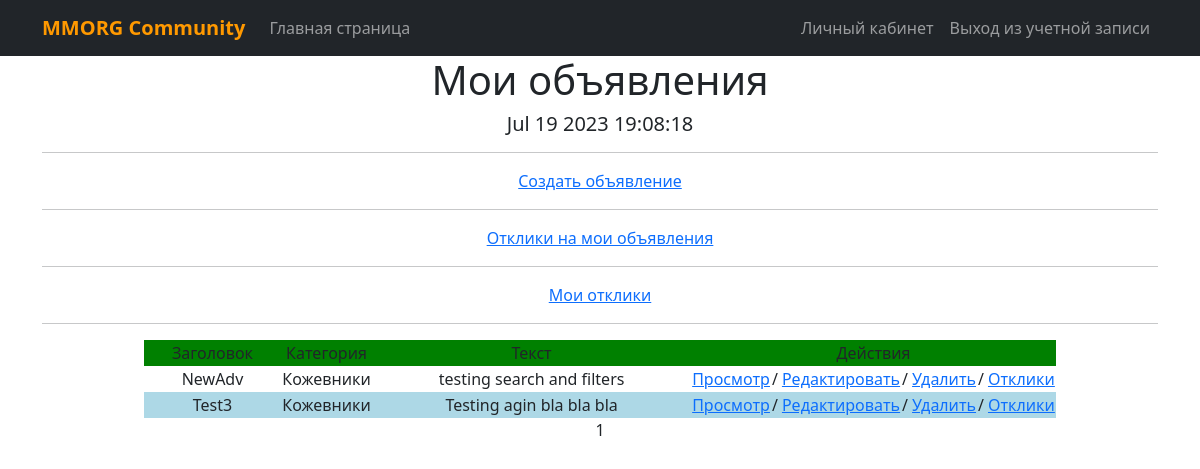
Screenshot of /user/7 (signed in) with the database file from the repository.
### board/models.py (models this page shows, shortened)
class Listing(models.Model):
    author = models.ForeignKey(User, on_delete=models.CASCADE)
    dateCreation = dateCreation = models.DateTimeField(auto_now_add=True)
    CATEGORY_CHOICES = (
        ('tank', 'Танки'),
        ('healer', 'Хилы'),
        ('dd', 'ДД'),
        ('trader', 'Торговцы'),
        ('guild_master', 'Гилдмастеры'),
        ('quest_giver', 'Квестгиверы'),
        ('blacksmith', 'Кузнецы'),
        ('leatherworker', 'Кожевники'),
        ('alchemist', 'Зельевары'),
        ('spellcaster', 'Мастера заклинаний'),
    )
    category = models.CharField(max_length=20, choices=CATEGORY_CHOICES)
    title = models.CharField(max_length=100)
    text = models.TextField()
    image1 = models.ImageField(blank=True)
    image2 = models.ImageField(blank=True)
    def get_category_display_ru(self):
        category_choices = dict(self.CATEGORY_CHOICES)
        return category_choices.get(self.category, '')

### board/views.py (the view)
# urls.py: path('user/<int:pk>', AuthorListings.as_view(), name='author_list'),
class AuthorListings(LoginRequiredMixin, ListingsAll):
    model = Listing
    template_name = 'author_list.html'
    context_object_name = 'listings'
    def get_queryset(self):
        self.author = get_object_or_404(User, id=self.kwargs['pk'])
        queryset = Listing.objects.filter(author=self.author).order_by('-dateCreation')
        return queryset

### board/views.py (called while the page is built)
    def get_context_data(self, **kwargs):
        context = super().get_context_data(**kwargs)
        user = self.request.user
        listings = context['listings']
        has_user_reply = []
        for listing in listings:
            if user.is_authenticated:
                has_user_reply.append({
                    'listing': listing,
                    'has_reply': Reply.objects.filter(listing=listing, author=user).exists()
                })
            else:
                has_user_reply.append({
                    'listing': listing,
                    'has_reply': False
                })
        context['has_user_reply'] = has_user_reply
        context['time_now'] = timezone.localtime(timezone.now())
        return context

### templates/author_list.html (shortened to what this page needs)
{% extends 'flatpages/default.html' %}
{% load tz %}
{% block content %}
   <h1>Мои объявления</h1>
   <h5>{{ time_now|localtime|date:'M d Y' }} {{ time_now|localtime|time:'H:i:s' }}</h5>
   <hr>
   <a href="{% url 'listing_create'%}">Создать объявление</a>
   <hr>
   <a href="{% url 'reply_action' user.id %}">Отклики на мои объявления</a>
   <hr>
   <a href="{% url 'author_replies' user.id %}">Мои отклики</a>
 <hr>
   {% if listings %}
       <table align="center">
           <tr>
               <td width="15%">Заголовок</td>
               <td width="10%">Категория</td>
               <td width="35%">Текст</td>
               <td colspan="40">Действия</td>
           </tr>
           {% for listing in listings %}
                  <tr>
                      <td>{{ listing.title }}</td>
                      <td>{{ listing.get_category_display_ru }}</td>
                      <td>{{ listing.text }}</td>
                      <td>
                          <a href="{% url 'listing_detail' listing.id %}">Просмотр</a>
                      </td>
                      <td>/<td>
                      <td>
                        <a href="{% url 'listing_edit' listing.id %}">Редактировать</a>
                      </td>
                      <td>/<td>
                      <td>
                        <a href="{% url 'listing_delete' listing.id %}">Удалить</a>
                      </td>
                      <td>/<td>
                      {% if listing.reply_set.all %}
                      <td>
                        <a href="{% url 'replies' listing.id %}">Отклики</a>
                      </td>
                      {% else %}
                      <td>
                        <a>Откликов нет</a>
                      </td>
                      {% endif %}
                  </tr>
           {% endfor %}
       </table>
   {% else %}
       <h2>Объявлений нет!</h2>
   {% endif %}
   {{ page_obj.number }}
{% endblock content %}

### templates/author_list.html (style rules this page uses)
table { border-collapse: collapse; }
tr:first-child { background-color: green; }
tr:nth-child(even) { background-color: white; }
tr:nth-child(odd) { background-color: lightblue; }

### rows the page displays
Listing: title "NewAdv", get_category_display_ru "Кожевники", text "testing search and filters", shows "Отклики"
Listing: title "Test3", get_category_display_ru "Кожевники", text "Testing agin bla bla bla", shows "Отклики"

### other values shown
{{ time_now|localtime|date:'M d Y' }} "Jul 19 2023"
{{ time_now|localtime|time:'H:i:s' }} "19:08:18"
{{ page_obj.number }} "1"
